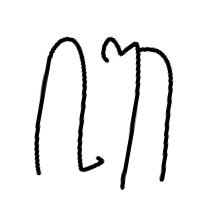
#> input picture DatasetJawaLanguage/v3/train/ba/ba116.pred3.rm10.png, 224 x 224 px, given in place of 1.png, which was not available
$ jupyter execute --allow-errors BatakModels.ipynb   (shell and % lines are left out)   (text cells are left out)
#> lines starting #> are read from the running program, lines starting #| are printed output that depends on the picture; after the words box and inside, x2 and y2 are one past the last pixel; in counts of white or black regions, pixels touching at a corner belong together; pictures that were not available may be replaced by others from this repository, and a replacement may not be noted
#> further down, img is the input picture: shape (224, 224, 3); min 0, max 255, mean 240.7
[cell 1]
import matplotlib.pyplot as plt
import numpy as np
import cv2
from skimage.morphology import skeletonize

[cell 2]
Karo = ['A','Ba','Ca','Da','Ga','I','Ja','Ka','La','Ma','Na','Nga','Pa','Ra','Sa','Ta','U','Wa','Ya']
Mandailing = ['A','Ba','Ca','Da','Ga','Ha','I','Ja','Ka','La','Ma','Na','Nga','Nya','Pa','Ra','Sa','Ta','U','Wa','Ya']
Pakpak = ['A','Ba','Da','Ga','I','Ja','Ka','La','Ma','Na','Nga','Pa','Ra','Sa','Ta','U','Wa','Ya']
Simalungun = ['A','Ba','Da','Ga','Ha','I','Ja','La','Ma','Mba','Na','Nda','Nga','Nya','Pa','Ra','Sa','Ta','U','Wa','Ya']
Toba = ['A','Ba','Da','Ga','Ha','I','Ja','Ka','La','Ma','Na','Nga','Nya','Pa','Ra','Sa','Ta','U','Wa','Ya']
print("Total Huruf")
print("Huruf Karo : "+str(str(Karo).count(",")+1))
print("Huruf Mandailing : "+str(str(Mandailing).count(",")+1))
print("Huruf Pakpak : "+str(str(Pakpak).count(",")+1))
print("Huruf Simalungun : "+str(str(Simalungun).count(",")+1))
print("Huruf Toba : "+str(str(Toba).count(",")+1))

[cell 3]
#FUNGSI UNTUK MELAKUKAN PREPROCESSING
def preprocessing(image):
    image = np.uint8(image) #Convert to unsigned integer 8
    image = cv2.cvtColor(image, cv2.COLOR_BGR2GRAY) #Grayscalling
    ret,image = cv2.threshold(image,150,255,cv2.THRESH_BINARY) #To Binary
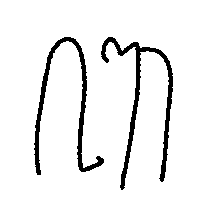
#> image: shape (224, 224); 94.1% white; 2 black regions, box (x1, y1, x2, y2) and area: (101, 37, 173, 190) 1579, (34, 37, 104, 175) 1369
    P = image.shape[0]
#> P = 224
    Q = image.shape[1]
#> Q = 224
    for p in range(0,P):
        for q in range(0,Q):
            if image[p,q] == 255:
                image[p,q] = 0
            elif image[p,q] == 0:
                image[p,q] = 1
    skeleton = skeletonize(image)
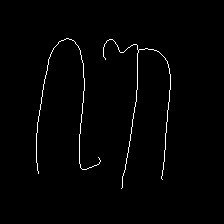
#> skeleton: shape (224, 224) bool; 1.3% white in thin lines or dots, all inside (x1, y1, x2, y2) = (36, 38, 171, 189)
    return 1*skeleton

[cell 4]
hurufkaro = {'A':{},'Ba':{},'Ca':{} ,'Da':{} ,'Ga':{} ,'I':{} ,'Ja':{} ,'Ka':{} ,'La':{} ,'Ma':{} ,'Na':{} ,'Nga':{} ,'Pa':{} ,'Ra':{} ,'Sa':{} ,'Ta':{} ,'U':{} ,'Wa':{} ,'Ya':{} }
hurufmandailing = {'A':{},'Ba':{} ,'Ca':{} ,'Da':{} ,'Ga':{} ,'Ha':{} ,'I':{} ,'Ja':{} ,'Ka':{},'La':{},'Ma':{},'Na':{},'Nga':{},'Nya':{},'Pa':{},'Ra':{},'Sa':{},'Ta':{},'U':{} ,'Wa':{} ,'Ya':{}}
hurufpakpak = {'A':{},'Ba':{} ,'Da':{} ,'Ga':{} ,'I':{} ,'Ja':{} ,'Ka':{} ,'La':{} ,'Ma':{} ,'Na':{} ,'Nga':{} ,'Pa':{} ,'Ra':{} ,'Sa':{} ,'Ta':{},'U':{},'Wa':{},'Ya':{}}
hurufsimalungun = {'A': {}, 'Ba': {}, 'Da': {}, 'Ga': {}, 'Ha': {}, 'I': {}, 'Ja': {}, 'La': {}, 'Ma': {}, 'Mba': {}, 'Na': {}, 'Nda':{}, 'Nga': {}, 'Nya': {} , 'Pa': {}, 'Ra': {}, 'Sa':{}, 'Ta': {}, 'U': {}, 'Wa': {}, 'Ya': {} }
huruftoba = {'A':{},'Ba':{},'Da':{},'Ga':{},'Ha':{},'I':{},'Ja':{},'Ka':{},'La':{},'Ma':{},'Na':{},'Nga':{},'Nya':{},'Pa':{},'Ra':{},'Sa':{},'Ta':{},'U':{},'Wa':{},'Ya':{} }
surat_batak = [
    'Karo',
    'Mandailing',
    'Pakpak',
    'Simalungun',
    'Toba'
]

#> (the rest of this cell did not finish here and is left out)

[cell 5]
f, axarr = plt.subplots(4, 5)
no = 0
#> (the rest of this cell did not finish here and is left out)

[cell 6]
print('Total Karakter Pada Dataset : '+str(99*10))
print('Masing-masing karakter memiliki 10 sample 7 untuk ditraining dan 2 untuk testing');

jml_karo = str(Karo).count(",")+1
jml_mand = str(Mandailing).count(",")+1
jml_pak  = str(Pakpak).count(",")+1
jml_sim  = str(Simalungun).count(",")+1
jml_toba = str(Toba).count(",")+1
total = jml_karo + jml_mand + jml_pak + jml_sim + jml_toba;
print("Jumlalh yang digunakan : "+str(total))

[cell 7]
def make_a(image):
    P = image.shape[0]
    Q = image.shape[1]
    inp_new = 0*image
    for p in range(1,P-1):
        for q in range(1, Q-1):
            if image[p,q] == 1:
                if (image[p-1,q-1] != 0 or image[p+1,q+1] != 0):
                    image[p,q] = 5
                if (image[p-1, q] != 0 or image[p+1, q] != 0):
                    image[p,q] = 2
                if (image[p-1,q+1] != 0 or image[p+1,q-1] != 0):
                    image[p,q] = 3
                if (image[p, q-1] != 0 or image[p,q+1] != 0):
                    image[p,q] = 4
    return image

[cell 8]
karo_arah = {'A':{},'Ba':{},'Ca':{} ,'Da':{} ,'Ga':{} ,'I':{} ,'Ja':{} ,'Ka':{} ,'La':{} ,'Ma':{} ,'Na':{} ,'Nga':{} ,'Pa':{} ,'Ra':{} ,'Sa':{} ,'Ta':{} ,'U':{} ,'Wa':{} ,'Ya':{} }
mandailing_arah = {'A':{},'Ba':{} ,'Ca':{} ,'Da':{} ,'Ga':{} ,'Ha':{} ,'I':{} ,'Ja':{} ,'Ka':{},'La':{},'Ma':{},'Na':{},'Nga':{},'Nya':{},'Pa':{},'Ra':{},'Sa':{},'Ta':{},'U':{} ,'Wa':{} ,'Ya':{}}
pakpak_arah = {'A':{},'Ba':{} ,'Da':{} ,'Ga':{} ,'I':{} ,'Ja':{} ,'Ka':{} ,'La':{} ,'Ma':{} ,'Na':{} ,'Nga':{} ,'Pa':{} ,'Ra':{} ,'Sa':{} ,'Ta':{},'U':{},'Wa':{},'Ya':{}}
simalungun_arah = {'A': {}, 'Ba': {}, 'Da': {}, 'Ga': {}, 'Ha': {}, 'I': {}, 'Ja': {}, 'Ka': {}, 'La': {}, 'Ma': {}, 'Mba': {}, 'Na': {}, 'Nda':{}, 'Nga': {}, 'Nya': {} , 'Pa': {}, 'Ra': {}, 'Sa':{}, 'Ta': {}, 'U': {}, 'Wa': {}, 'Ya': {} }
toba_arah = {'A':{},'Ba':{},'Da':{},'Ga':{},'Ha':{},'I':{},'Ja':{},'Ka':{},'La':{},'Ma':{},'Na':{},'Nga':{},'Nya':{},'Pa':{},'Ra':{},'Sa':{},'Ta':{},'U':{},'Wa':{},'Ya':{} }

def dfeprocess(arah):
    tot = 11
    if arah == 'Karo':
        for i in Karo:
            for a in range(1,tot):
                karo_arah[i][str(a)] = make_a(hurufkaro[i][str(a)])
    elif arah == 'Mandailing':
        for i in Mandailing:
            for a in range(1,tot):
                mandailing_arah[i][str(a)] = make_a(hurufmandailing[i][str(a)])
    elif arah == 'Pakpak':
        for i in Pakpak:
            for a in range(1,tot):
                pakpak_arah[i][str(a)] = make_a(hurufpakpak[i][str(a)])
    elif arah == 'Simalungun':
        for i in Simalungun:
            for a in range(1,tot):
                simalungun_arah[i][str(a)] = make_a(hurufsimalungun[i][str(a)])
    elif arah == 'Toba':
        for i in Toba:
            for a in range(1,tot):
                toba_arah[i][str(a)] = make_a(huruftoba[i][str(a)])

#> (the rest of this cell did not finish here and is left out)

#> (a cell that did not finish here is left out)

[cell 10]
dtset_karo = []
#> dtset_karo = []
dtset_mandailing = []
dtset_pakpak = []
dtset_simalungun = []
dtset_toba = []
tot = 8
for i in Karo:
    for a in range(1,tot):
        dtset_karo.append(i)
#> after the loop, dtset_karo = 133 items, first 6: 'A', 'A', 'A', 'A', 'A', 'A'
for i in Mandailing:
    for a in range(1,tot):
        dtset_mandailing.append(i)
for i in Pakpak:
    for a in range(1,tot):
        dtset_pakpak.append(i)
for i in Simalungun:
    for a in range(1,tot):
        dtset_simalungun.append(i)
for i in Toba:
    for a in range(1,tot):
        dtset_toba.append(i)

[cell 11]
def count_kode_arah(image_label):
    P = image_label.shape[0]
    Q = image_label.shape[1]
    inp_new = 0*image_label
    K = [0,0,0,0,0,0,0,0]
    for p in range(1,P-1):
        for q in range(1, Q-1):
            if image_label[p,q] == 2:
                K[0] = K[0] + 1
                K[4] = K[4] + image_label[p,q]
            if image_label[p,q] == 3:
                K[1] = K[1] + 1
                K[5] = K[5] + image_label[p,q]
            if image_label[p,q] == 4:
                K[2] = K[2] + 1
                K[6] = K[6] + image_label[p,q]
            if image_label[p,q] == 5:
                K[3] = K[3] + 1
                K[7] = K[7] + image_label[p,q]
    K[0] = K[0]/P
    K[1] = K[1]/P
    K[2] = K[2]/P
    K[3] = K[3]/P
    K[4] = K[4]/P
    K[5] = K[5]/P
    K[6] = K[6]/P
    K[7] = K[7]/P
    return K

[cell 12]
c_kode_arah_karo = []
c_kode_arah_mandailing = []
c_kode_arah_pakpak = []
c_kode_arah_simalungun = []
c_kode_arah_toba = []
#> (the rest of this cell did not finish here and is left out)

[cell 13]
import pandas as pd
#> (the rest of this cell did not finish here and is left out)

[cell 14]
from sklearn.neural_network import MLPClassifier
clf_karo = MLPClassifier(alpha=0.000000001,hidden_layer_sizes=(100,100,100), max_iter=10000,random_state=0)
clf_mandailing = MLPClassifier(alpha=0.000000001,hidden_layer_sizes=(100,100,100), max_iter=10000,random_state=0)
clf_pakpak = MLPClassifier(alpha=0.0000000001,hidden_layer_sizes=(100,100,100), max_iter=10000,random_state=0)
clf_simalungun = MLPClassifier(alpha=0.00000001,hidden_layer_sizes=(100,100,100), max_iter=10000,random_state=13423)
clf_toba = MLPClassifier(alpha=0.000000001,hidden_layer_sizes=(100,100,100), max_iter=10000,random_state=0)

#> (a cell that did not finish here is left out)

#> (a cell that did not finish here is left out)

#> (a cell that did not finish here is left out)

#> (a cell that did not finish here is left out)

#> (a cell that did not finish here is left out)

[cell 20]
# Data Testing untuk akurasi
dtest_karo = []
dtest_mandailing = []
dtest_pakpak = []
dtest_simalungun = []
dtest_toba = []
tot = 11
for i in Karo:
    for a in range(8,tot):
        dtest_karo.append(i)
for i in Mandailing:
    for a in range(8,tot):
        dtest_mandailing.append(i)
for i in Pakpak:
    for a in range(8,tot):
        dtest_pakpak.append(i)
for i in Simalungun:
    for a in range(8,tot):
        dtest_simalungun.append(i)
for i in Toba:
    for a in range(8,tot):
        dtest_toba.append(i)

$ run again, on DatasetJawaLanguage/v3/train/ba/ba49.mine2.rm10.png
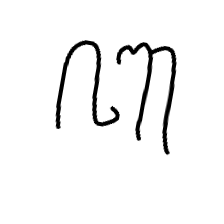
#> input picture DatasetJawaLanguage/v3/train/ba/ba49.mine2.rm10.png, 224 x 224 px, given in place of 1.png, which was not available
#> img is the input picture: shape (224, 224, 3); min 0, max 255, mean 244.7
#> in preprocessing, `ret,image = cv2.threshold(image,150,255,cv2.THRESH_BINARY)`:
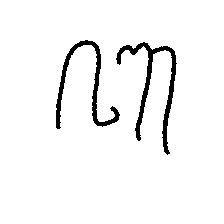
#> image: shape (224, 224); 95.7% white; 2 black regions, box (x1, y1, x2, y2) and area: (116, 42, 177, 155) 1185, (56, 40, 120, 129) 952
#> in preprocessing, `skeleton = skeletonize(image)`:
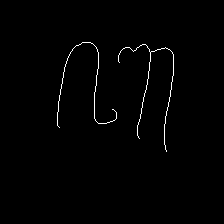
#> skeleton: shape (224, 224) bool; 0.92% white in thin lines or dots, all inside (x1, y1, x2, y2) = (57, 42, 174, 152)
#> `dtset_karo = []`: dtset_karo = []
#> after the loop `for i in Karo:`: dtset_karo = 133 items, first 6: 'A', 'A', 'A', 'A', 'A', 'A'
